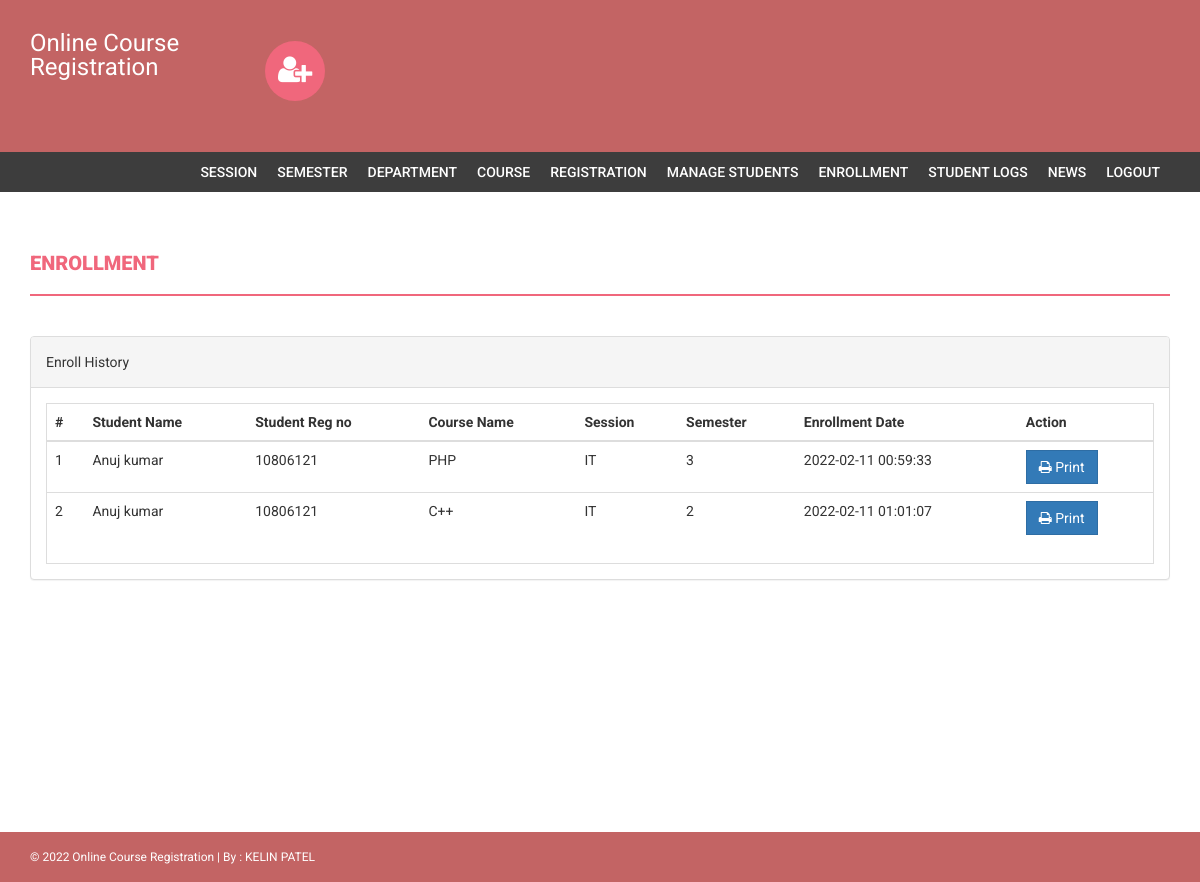
/admin/enroll-history.php (signed in), run on an earlier commit of the app's database.
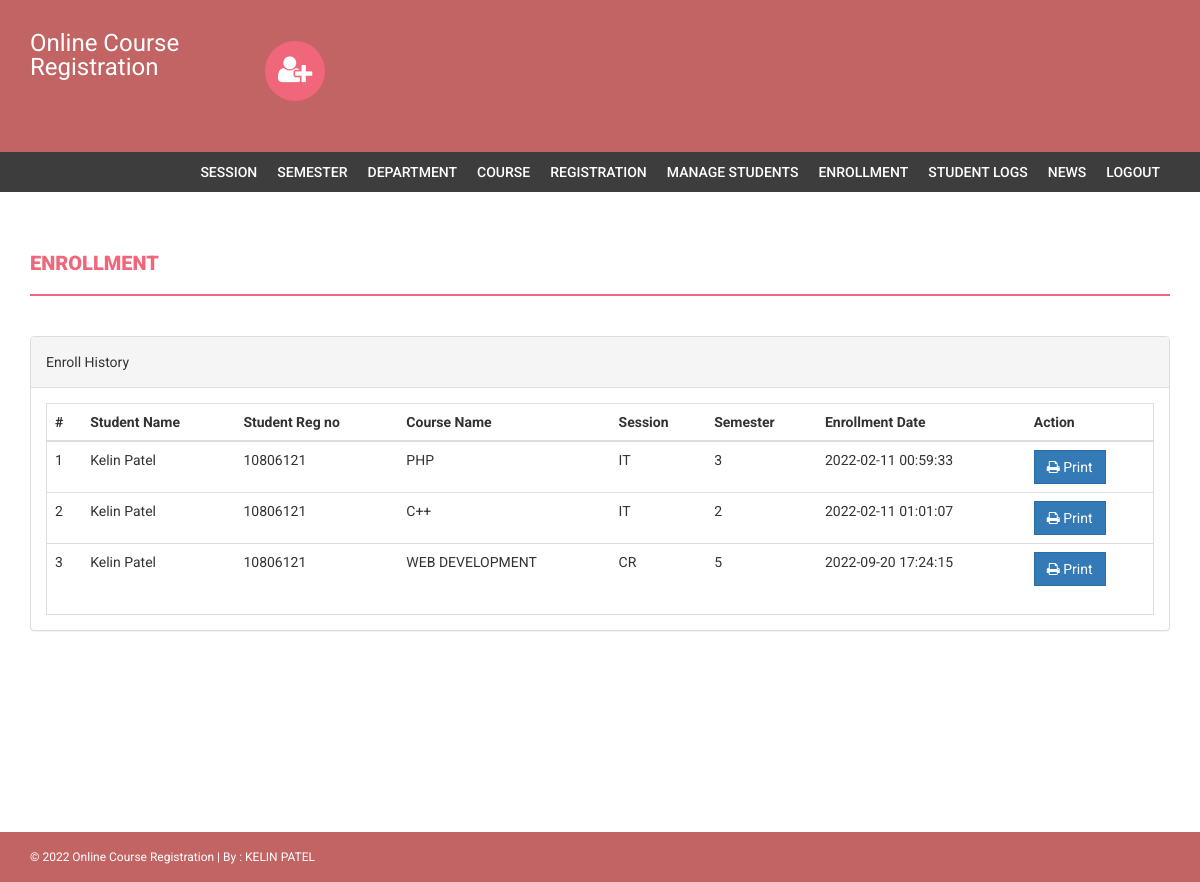
And on a later commit of the database.
### tables this page shows
CREATE TABLE `courseenrolls` (
  `id` int(11) NOT NULL,
  `studentRegno` varchar(255) DEFAULT NULL,
  `pincode` varchar(255) DEFAULT NULL,
  `session` int(11) DEFAULT NULL,
  `department` int(11) DEFAULT NULL,
  `level` int(11) DEFAULT NULL,
  `semester` int(11) DEFAULT NULL,
  `course` int(11) DEFAULT NULL,
  `enrollDate` timestamp NULL DEFAULT CURRENT_TIMESTAMP
);

CREATE TABLE `students` (
  `StudentRegno` varchar(255) NOT NULL,
  `studentPhoto` varchar(255) DEFAULT NULL,
  `password` varchar(255) DEFAULT NULL,
  `studentName` varchar(255) DEFAULT NULL,
  `pincode` varchar(255) DEFAULT NULL,
  `session` varchar(255) DEFAULT NULL,
  `department` varchar(255) DEFAULT NULL,
  `semester` varchar(255) DEFAULT NULL,
  `cgpa` decimal(10,2) DEFAULT NULL,
  `creationdate` timestamp NULL DEFAULT CURRENT_TIMESTAMP,
  `updationDate` varchar(255) DEFAULT NULL
);

CREATE TABLE `course` (
  `id` int(11) NOT NULL,
  `courseCode` varchar(255) DEFAULT NULL,
  `courseName` varchar(255) DEFAULT NULL,
  `courseUnit` varchar(255) DEFAULT NULL,
  `noofSeats` int(11) DEFAULT NULL,
  `creationDate` timestamp NULL DEFAULT CURRENT_TIMESTAMP,
  `updationDate` varchar(255) DEFAULT NULL
);

CREATE TABLE `department` (
  `id` int(11) NOT NULL,
  `department` varchar(255) DEFAULT NULL,
  `creationDate` timestamp NULL DEFAULT CURRENT_TIMESTAMP
);

CREATE TABLE `semester` (
  `id` int(11) NOT NULL,
  `semester` varchar(255) DEFAULT NULL,
  `creationDate` timestamp NULL DEFAULT CURRENT_TIMESTAMP,
  `updationDate` varchar(255) DEFAULT NULL
);

### admin/enroll-history.php (the view, shortened to what this page needs)
<?php
if(strlen($_SESSION['alogin'])==0)
    {
header('location:index.php');
}
else{
?>
<!DOCTYPE html>
<html xmlns="http://www.w3.org/1999/xhtml">
<head>
    <link href="../assets/css/bootstrap.css" rel="stylesheet" />
    <link href="../assets/css/font-awesome.css" rel="stylesheet" />
    <link href="../assets/css/style.css" rel="stylesheet" />
</head>
<body>
<?php include('includes/header.php');?>
<?php if($_SESSION['alogin']!="")
{
 include('includes/menubar.php');
}
 ?>
    <div class="content-wrapper">
        <div class="container">
              <div class="row">
                    <div class="col-md-12">
                        <h1 class="page-head-line">Enrollment</h1>
                    </div>
                </div>
                <div class="row" >
                <div class="col-md-12">
                    <div class="panel panel-default">
                        <div class="panel-heading">
                           Enroll History
                        </div>
                        <div class="panel-body">
                            <div class="table-responsive table-bordered">
                                <table class="table">
                                    <thead>
                                        <tr>
                                            <th>#</th>
                                                 <th>Student Name </th>
                                                    <th>Student Reg no </th>
                                            <th>Course Name </th>
                                            <th>Session </th>
                                                <th>Semester</th>
                                             <th>Enrollment Date</th>
                                             <th>Action</th>
                                        </tr>
                                    </thead>
                                    <tbody>
<?php
$sql=mysqli_query($con,"select courseenrolls.course as cid, course.courseName as courname,session.session as session,department.department as dept,courseenrolls.enrollDate as edate ,semester.semester as sem,students.studentName as sname,students.StudentRegno as sregno from courseenrolls join course on course.id=courseenrolls.course join session on session.id=courseenrolls.session join department on department.id=courseenrolls.department   join semester on semester.id=courseenrolls.semester join students on students.StudentRegno=courseenrolls.studentRegno ");
$cnt=1;
while($row=mysqli_fetch_array($sql))
{
?>
                                        <tr>
                                            <td><?php echo $cnt;?></td>
                                              <td><?php echo htmlentities($row['sname']);?></td>
                                            <td><?php echo htmlentities($row['sregno']);?></td>
                                            <td><?php echo htmlentities($row['courname']);?></td>
                                            <td><?php echo htmlentities($row['dept']);?></td>
                                            <td><?php echo htmlentities($row['sem']);?></td>
                                             <td><?php echo htmlentities($row['edate']);?></td>
                                            <td>
                                            <a href="print.php?id=<?php echo $row['cid']?>" target="_blank">
<button class="btn btn-primary"><i class="fa fa-print "></i> Print</button> </a>
                                            </td>
                                        </tr>
<?php
$cnt++;
} ?>
                                    </tbody>
                                </table>
                            </div>
                        </div>
                    </div>
                </div>
            </div>
        </div>
    </div>
  <?php include('includes/footer.php');?>
</body>
</html>
<?php } ?>

### admin/includes/header.php (shortened to what this page needs)
<div class="navbar navbar-inverse set-radius-zero">
    <div class="container">
        <div class="navbar-header">
             <a class="navbar-brand" href="#" style="color:#fff; font-size:24px; line-height:24px; ">
               Online Course Registration
            </a>
        </div>
        <div class="left-div">
            <i class="fa fa-user-plus login-icon" ></i>
    </div>
        </div>
    </div>

### admin/includes/menubar.php
<section class="menu-section">
        <div class="container">
            <div class="row">
                <div class="col-md-12">
                    <div class="navbar-collapse collapse ">
                        <ul id="menu-top" class="nav navbar-nav navbar-right">
                            <li><a href="session.php">Session</a></li>
                            <li><a href="semester.php">Semester </a></li>
                            <li><a   href="department.php">Department</a></li>
                             <li><a href="course.php">Course</a></li>
                              <li><a href="student-registration.php">Registration</a></li>
                               <li><a href="manage-students.php">Manage Students</a></li>
                               <li><a href="enroll-history.php">Enrollment</a></li>
                               <li><a href="user-log.php">Student Logs </a></li>
                                <li><a href="news.php">News </a></li>
                            <li><a href="logout.php">Logout</a></li>
                        </ul>
                    </div>
                </div>
            </div>
        </div>
    </section>

### admin/includes/footer.php
<footer>
        <div class="container">
            <div class="row">
                <div class="col-md-12">
                    &copy; <?php echo date('Y');?> Online Course Registration | By : <a href="#" target="_blank">KELIN PATEL</a>
                </div>
            </div>
        </div>
    </footer>

### assets/css/style.css (style rules this page uses)
body { font-family: 'Roboto', sans-serif; line-height: 30px; }
.set-radius-zero { border-radius: 0px; -moz-border-radius: 0px; -webkit-border-radius: 0px; }
.content-wrapper { margin-top: 40px; min-height: 600px; padding-bottom: 60px; }
.page-head-line { font-weight: 900; padding-bottom: 20px; border-bottom: 2px solid #F0677C; text-transform: uppercase; color: #F0677C; font-size: 20px; margin-bottom: 40px; }
.btn { border-radius: 0px; -webkit-border-radius: 0px; -moz-border-radius: 0px; }
.login-icon { height: 60px; width: 60px; padding: 13px; border-radius: 50%; font-size: 30px; margin-bottom: 20px; color: #fff; text-align: center; cursor:pointer; background-color:#F0677C; -webkit-border-radius:50%; -moz-border-radius:50%; }
.left-div { padding-left: 30px; margin-top: 40px; margin-bottom: 30px; }
.navbar-brand { width: 250px; padding-top: 30px; }
.menu-section { background-color: #3D3D3D; }
#menu-top a { color: #FFF; text-decoration: none; font-weight: 500; padding: 10px 10px 10px 10px; text-transform: uppercase; }
.navbar-inverse { background-color: #C36464; border-color: transparent; }
.navbar { margin-bottom: 0px; }
footer { padding: 10px; color: #fff; font-size: 12px; background-color: #C36464; }
footer a, footer a:hover { color: #fff; text-decoration: none; }

What changed in the data, as far as the page shows it:
changed through a linked row, courseenrolls "PHP": students.studentName "Anuj kumar" → "Kelin Patel"
changed through a linked row, courseenrolls (number 2 of 3 on the later page): students.studentName "Anuj kumar" → "Kelin Patel"
added courseenrolls: students.studentName "Kelin Patel", students.StudentRegno "10806121", course.courseName "WEB DEVELOPMENT", department.department "CR", semester.semester "5", enrollDate "2022-09-20 17:24:15"
